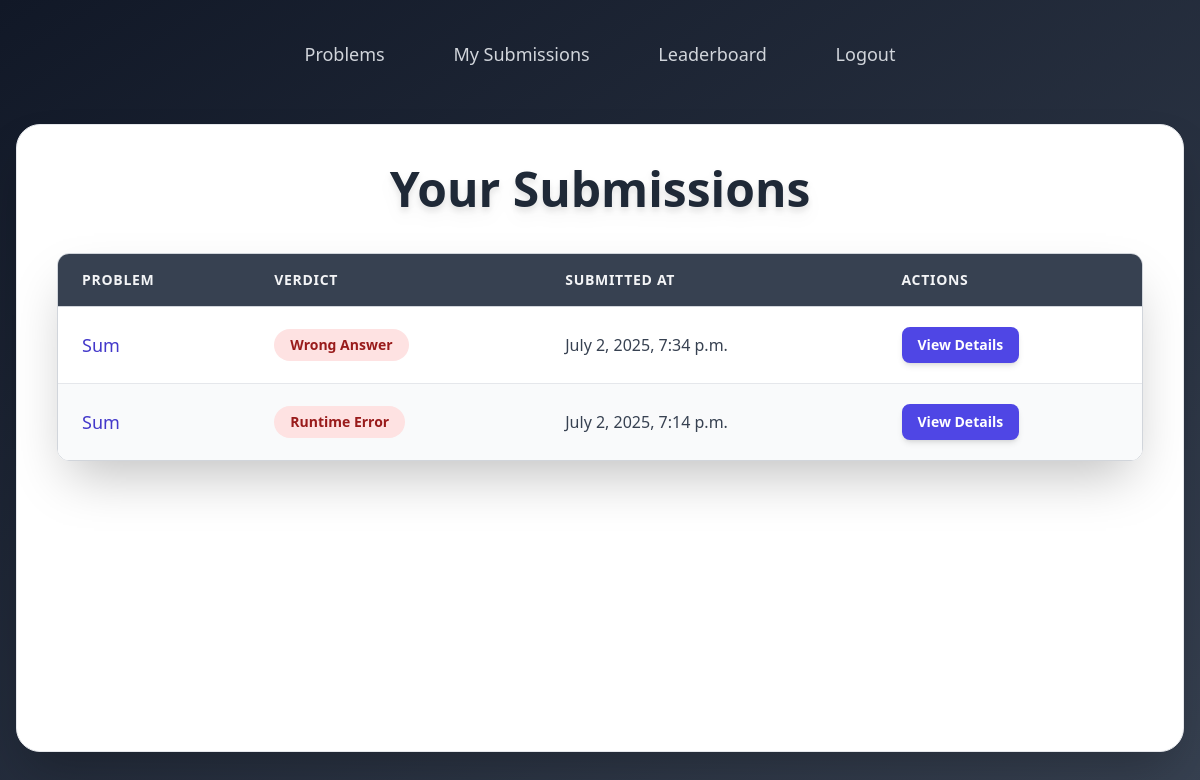
The app's page /submissions/history/ (signed in), older data.
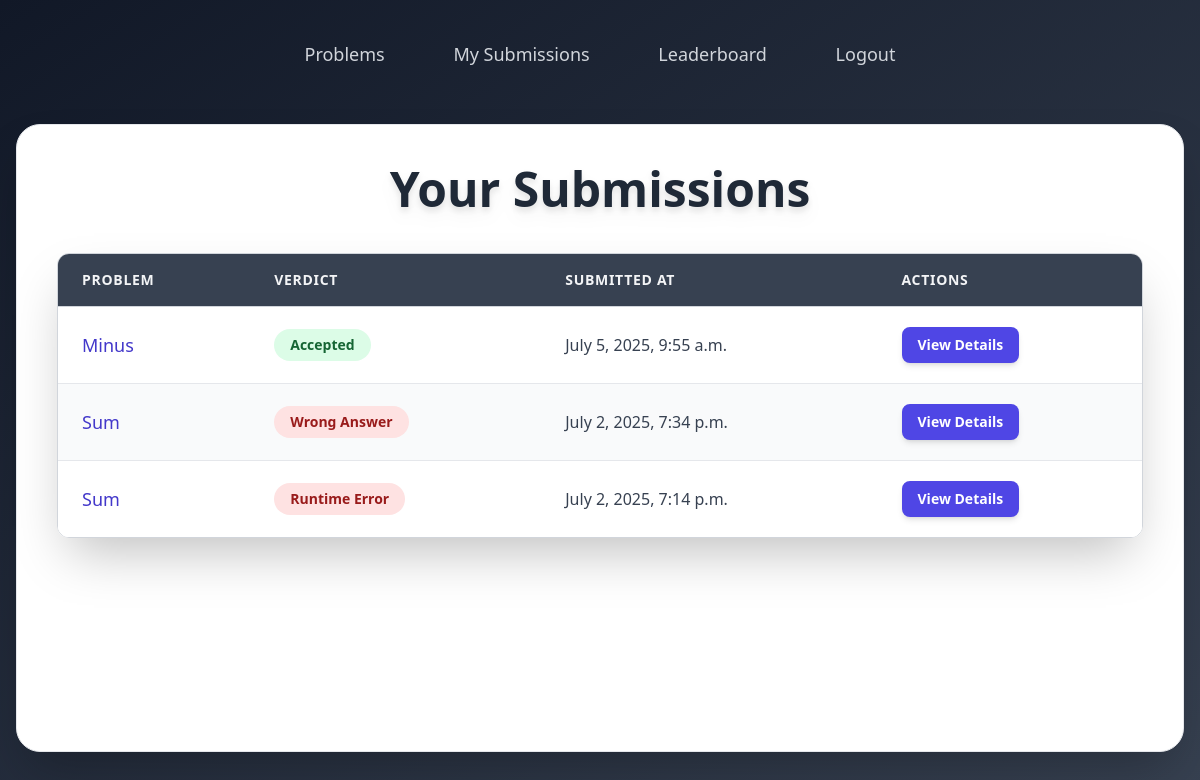
The same page, newer data.
### submissions/models.py (models this page shows, shortened)
class Submission(models.Model):
    STATUS_CHOICES = [
        ('Accepted', 'Accepted'),
        ('Wrong Answer', 'Wrong Answer'),
        ('Time Limit Exceeded', 'Time Limit Exceeded'),
        ('Runtime Error', 'Runtime Error'),
    ]
    user = models.ForeignKey(User, on_delete=models.CASCADE)
    problem = models.ForeignKey(Problem, on_delete=models.CASCADE)
    code = models.TextField()
    language = models.CharField(max_length=20, default='python')
    created_at = models.DateTimeField(auto_now_add=True)
    verdict = models.CharField(max_length=20, choices=STATUS_CHOICES)
    output = models.TextField()
    error = models.TextField()

### problems/models.py (models this page shows, shortened)
class Problem(models.Model):
    DIFFICULTY_CHOICES = [
        ('Easy', 'Easy'),
        ('Medium', 'Medium'),
        ('Hard', 'Hard'),
    ]
    title = models.CharField(max_length=200)
    description = models.TextField()
    input_description = models.TextField()
    output_description = models.TextField()
    constraints = models.TextField()
    sample_input = models.TextField()
    sample_output = models.TextField()
    difficulty = models.CharField(max_length=10, choices=DIFFICULTY_CHOICES)
    tags = models.ManyToManyField(Tag, related_name='problems')
    slug = models.SlugField(unique=True)

### submissions/views.py (the view)
# urls.py: path('history/', views.submission_history, name='submission_history'),
@login_required
def submission_history(request):
    submissions = Submission.objects.filter(user=request.user).order_by('-created_at')
    return render(request, 'submissions/history.html', {'submissions': submissions})

### templates/submissions/history.html (shortened to what the changed rows need)
<!DOCTYPE html>
<html lang="en">
<head>
    <script src="https://cdn.tailwindcss.com"></script>
</head>
<body class="bg-gradient-to-br from-gray-900 to-gray-700 min-h-screen font-sans text-gray-100 flex flex-col p-4">
    <div class="bg-white p-10 rounded-3xl shadow-2xl w-full mx-auto max-w-7xl flex-grow border border-gray-200 mb-8">
        <h2 class="text-5xl font-extrabold text-center text-gray-800 mb-10 drop-shadow-lg">Your Submissions</h2>
        <div class="overflow-x-auto shadow-2xl rounded-xl border border-gray-300">
            <table class="min-w-full divide-y divide-gray-300">
                <thead class="bg-gray-700">
                    <tr>
                        <th scope="col" class="px-6 py-4 text-left text-sm font-semibold text-gray-100 uppercase tracking-wider">
                            Problem
                        </th>
                        <th scope="col" class="px-6 py-4 text-left text-sm font-semibold text-gray-100 uppercase tracking-wider">
                            Verdict
                        </th>
                        <th scope="col" class="px-6 py-4 text-left text-sm font-semibold text-gray-100 uppercase tracking-wider">
                            Submitted At
                        </th>
                        <th scope="col" class="px-6 py-4 text-left text-sm font-semibold text-gray-100 uppercase tracking-wider">
                            Actions
                        </th>
                    </tr>
                </thead>
                <tbody class="bg-white divide-y divide-gray-200">
                    {% for submission in submissions %}
                    <tr class="{% cycle 'bg-white' 'bg-gray-50' %} hover:bg-gray-100 transition duration-150 ease-in-out">
                        <td class="px-6 py-5 whitespace-nowrap text-lg font-medium text-indigo-700">
                            <a href="{% url 'problem_detail' submission.problem.slug %}" class="hover:underline">
                                {{ submission.problem.title }}
                            </a>
                        </td>
                        <td class="px-6 py-5 whitespace-nowrap">
                            <span class="inline-flex items-center px-4 py-1.5 rounded-full text-sm font-semibold
                                {% if submission.verdict == 'Accepted' %}
                                    bg-green-100 text-green-800
                                {% elif submission.verdict == 'Wrong Answer' or submission.verdict == 'Runtime Error' or submission.verdict == 'Time Limit Exceeded' or submission.verdict == 'Memory Limit Exceeded' %}
                                    bg-red-100 text-red-800
                                {% else %}
                                    bg-yellow-100 text-yellow-800
                                {% endif %}">
                                {{ submission.verdict }}
                            </span>
                        </td>
                        <td class="px-6 py-5 whitespace-nowrap text-base text-gray-700">
                            {{ submission.created_at }}
                        </td>
                        <td class="px-6 py-5 whitespace-nowrap text-sm text-gray-700">
                            <button
                                onclick="showSubmissionDetails(
                                    `{{ submission.code|escapejs }}`,
                                    `{{ submission.output|default:''|escapejs }}`,
                                    `{{ submission.error|default:''|escapejs }}`
                                )"
                                class="px-4 py-2 bg-indigo-600 text-white font-semibold rounded-lg shadow-md hover:bg-indigo-700 focus:outline-none focus:ring-2 focus:ring-indigo-500 focus:ring-offset-2 transition-all duration-200 transform hover:scale-105 active:scale-95"
                            >
                                View Details
                            </button>
                        </td>
                    </tr>
                    {% endfor %}
                </tbody>
            </table>
        </div>
    </div>
</body>
</html>

Row changes from the older to the newer data that the page shows:
added Submission: problem "Minus", verdict "Accepted", created_at "July 5, 2025, 9:55 a.m."
